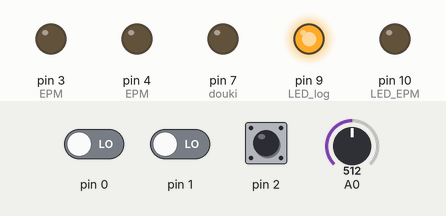
Recording of a sketch running on a simulated Teensy 4. On the bench: output pins drawn as LEDs (lit = HIGH). The inputs (shaded band) are chosen by the test bench; at power-on: pin 2 LOW, pin 1 LOW, pin 0 LOW, A0 = 512 (analog values on the 0–1023 scale). Storage starts empty; what the sketch prints to the serial monitor is not drawn.

Above: at 1.2 s.
1.3 s: pin 2 driven HIGH
At 3.6 s:
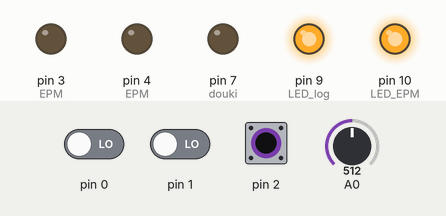
4.3 s: pin 1 driven HIGH
At 5.5 s:
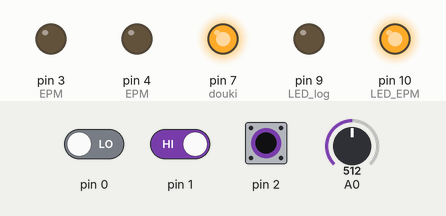
5.8 s: pin 0 driven HIGH
At 7.5 s:
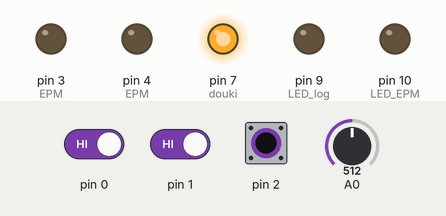
8.3 s: pin 2 pulsed LOW 2 times (0.12 s each, 0.3 s apart)
At 51.4 s:
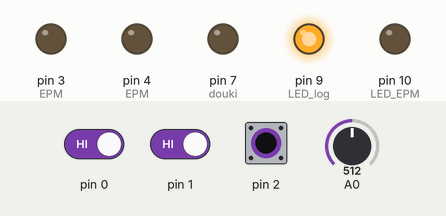
Timing chart, 0 to 52.4 s (numbered marks = the images above; inputs shaded):
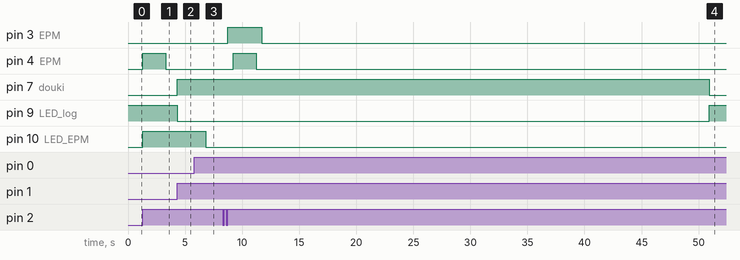

The sketch:

Datalogger_warikomi_EPM.ino
```cpp
#include<SD.h>
const int chipSelect = BUILTIN_SDCARD;
File dataFile;

IntervalTimer myTimer;
int Z;//accel
volatile int sw = LOW, sw_E = LOW, sw_S = LOW;
volatile unsigned long time_prev = 0, time_prev_E = 0, time_prev_S = 0, time_now, time_now_E, time_now_S;

char syokisw = 0;
volatile char inputchar = 0;
unsigned long time_chat = 20;
const int num = 10000;

float data [2] [num];
volatile unsigned long blinkCount = 0; // use volatile for shared variables
int amari;
int t0, t1;

void setup() {
  attachInterrupt(1, keisoku, RISING);
  attachInterrupt(2, EPM, RISING);
  attachInterrupt(0, syoki, RISING);


  analogReadResolution(16);//kaizoudo

  pinMode(3, OUTPUT);  //EPM
  pinMode(4, OUTPUT);  //EPM
  pinMode(9, OUTPUT);  //LED_log
  pinMode(10, OUTPUT); //LED_EPM,Syoki
  pinMode(7, OUTPUT); //douki

  Serial.begin(9600);
  digitalWriteFast(9, HIGH);


  Serial.print(F("Initializing SD card..."));
  pinMode(SS, OUTPUT);
  if (!SD.begin(chipSelect)) {
    Serial.println(F("Card failed, or not present"));
    // 失敗、何もしない
    while (1);
  }

  Serial.println(F("ok."));
  if (SD.exists("datalog.csv")) {
    SD.remove("datalog.csv");
    Serial.println(F("File exist! Remove File."));
  }
  digitalWriteFast(9, HIGH);
}

void EPM() {
  time_now_E = millis(); //現在の割り込み時刻を取得
  if ( time_now_E - time_prev_E > time_chat) {
    if ( sw_E == LOW ) //前回の割り込みから20[ms]以上経過かつスイッチの状態がLowならば、LED消点灯を切り替え
      switch (inputchar) {
        case 0:
          digitalWrite(10, HIGH); //LED表示
          Serial.print("EPM ON\n");//EPMをONにする
          digitalWrite(4, HIGH);
          delay(2000);
          digitalWrite(4, LOW);
          inputchar = 1;
          break;

        case 1:
          digitalWrite(10, LOW); //LED表示
          Serial.print("EPM OFF\n");//EPMをOFFにする
          digitalWrite(3, HIGH);
          delay(500);
          digitalWrite(4, HIGH);
          delay(2000);
          digitalWrite(4, LOW);
          delay(500);
          digitalWrite(3, LOW);
          inputchar = 0;
          break;
      }
    sw_E = !sw_E; //前回の割り込みから20[ms]以上経過ならば、スイッチの状態を切り替え
  }
  time_prev_E = time_now_E; //現在の割り込み時刻を前回の割り込み時刻へコピー
}

void syoki() {
  time_now_S = millis(); //現在の割り込み時刻を取得
  if ( time_now_S - time_prev_S > time_chat) {
    if ( sw_S == 0 ) {
      if (syokisw == 0) {
        t0 = millis();
        Serial.print("syokiawase");
        digitalWrite(10, HIGH); //LED表示
        delay(1000);
        digitalWrite(10, LOW);
        syokisw = 1;
      }
    }
    sw_S = !sw_S; //前回の割り込みから20[ms]以上経過ならば、スイッチの状態を切り替え
  }
  time_prev_S = time_now_S; //現在の割り込み時刻を前回の割り込み時刻へコピー
}


void keisoku() {
  time_now = millis(); //現在の割り込み時刻を取得
  if ( time_now - time_prev > time_chat) {
    if ( sw == LOW ) {
      //delay(3000);
      digitalWriteFast(7, HIGH);  //douki_ON
      if ((time_now - t0) % 2 == 1) {
        delay(1);
      }
      myTimer.begin(ReadAnalog, 2000);  // 500 Hz
    }
    sw = !sw; //前回の割り込みから20[ms]以上経過ならば、スイッチの状態を切り替え
  }
  time_prev = time_now; //現在の割り込み時刻を前回の割り込み時刻へコピー
}

void logging() {
  for (int m = 0; m < 20; m++) {
    dataFile = SD.open("datalog.csv", FILE_WRITE);
    for (int k = 0; k < 500; k++) {
      delay(2);
      Serial.print("Number = ");
      Serial.print(k + 1 + 500 * m);
      Serial.print(",");
      Serial.print(data [1][k + 500 * m]);
      Serial.print(",");
      Serial.println(data[0][k + 500 * m]);
      dataFile.print(k + 1 + 500 * m);
      dataFile.print(",");
      //dataFile.print(millis() - t0);
      dataFile.print(data [1][k + 500 * m]);
      dataFile.print(",");
      dataFile.println(data[0][k + 500 * m]);
    }
    dataFile.close();
  }
  digitalWrite(9, HIGH);
  digitalWriteFast(7, LOW);
}

void ReadAnalog() {
  amari = blinkCount % 500;
  Z = analogRead(A0);
  t1 = millis() - t0;
  data [0] [blinkCount] = Z;
  data [1] [blinkCount] = t1;
  blinkCount++;

  if (amari == 0 ) {
    digitalWriteFast(9, HIGH);
  }
  else {
    digitalWriteFast(9, LOW);
  }
  if (blinkCount >= 10000) {
    myTimer.end();
    Serial.println("Finished");
    logging();
  }
}

int i = 0;

/*void EPM() {
  time_now_E = millis(); //現在の割り込み時刻を取得
  if ( time_now_E - time_prev_E > time_chat) {
    if ( sw_E == LOW ) //前回の割り込みから20[ms]以上経過かつスイッチの状態がLowならば、LED消点灯を切り替え
      switch (inputchar) {
        case 0:
          digitalWrite(10, HIGH); //LED表示
          Serial.print("EPM ON\n");//EPMをONにする
          digitalWrite(4, HIGH);
          delay(2000);
          digitalWrite(4, LOW);
          inputchar = 1;
          break;

        case 1:
          digitalWrite(10, LOW); //LED表示
          Serial.print("EPM OFF\n");//EPMをOFFにする
          digitalWrite(3, HIGH);
          delay(500);
          digitalWrite(4, HIGH);
          delay(2000);
          digitalWrite(4, LOW);
          delay(500);
          digitalWrite(3, LOW);
          inputchar = 0;
          break;
      }
    sw_E = !sw_E; //前回の割り込みから20[ms]以上経過ならば、スイッチの状態を切り替え
  }
  time_prev_E = time_now_E; //現在の割り込み時刻を前回の割り込み時刻へコピー
  }
*/

void loop() {
  delay(1000000);
}
```

Measured:
- after the input at 1.3 s, pin 4 (EPM): LOW → HIGH at once, → LOW 2.0 s later; pin 10 (LED_EPM): LOW → HIGH at once
- after the input at 4.3 s, pin 7 (douki): LOW → HIGH at once; pin 9 (LED_log): HIGH → LOW at once
- after the input at 5.8 s, pin 10 (LED_EPM): HIGH → LOW after 1.0 s
- after the input at 8.3 s, pin 3 (EPM): LOW → HIGH after 0.42 s, → LOW 3.0 s later; pin 4 (EPM): LOW → HIGH after 0.92 s, → LOW 2.0 s later; pin 7 (douki): HIGH → LOW after 42.6 s instead of 39.6 s; pin 9 (LED_log): LOW → HIGH after 42.6 s instead of 39.6 s
